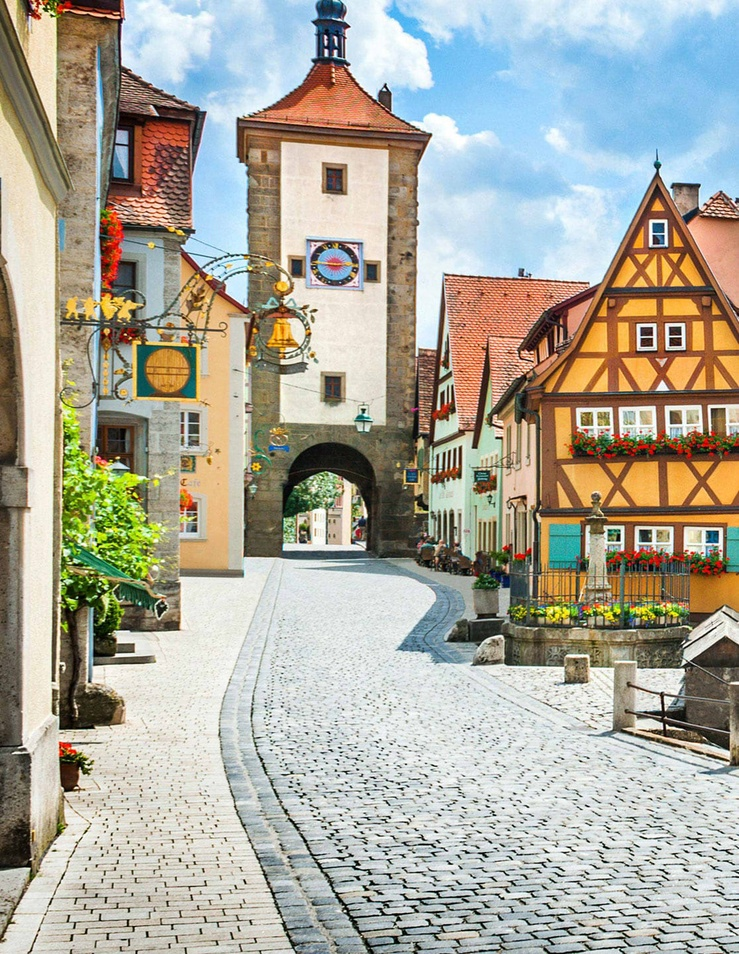
#> input picture left/001.jpg, 739 x 954 px, shrunk from 1116 x 1440 before the run; its folder holds only this picture in this run
$ python imst0519.py
#> lines starting #> are read from the running program, lines starting #| are printed output that depends on the picture; after the words box and inside, x2 and y2 are one past the last pixel; in counts of white or black regions, pixels touching at a corner belong together
import cv2
import numpy as np
import os

LEFT_DIR = "left"
RIGHT_DIR = "right"
RESULT_DIR = "411285047-4"
os.makedirs(RESULT_DIR, exist_ok=True)
overlap_file = open(os.path.join(RESULT_DIR, "overlap.txt"), "w")
filenames = sorted(os.listdir(LEFT_DIR))

sift = cv2.SIFT_create()
FLANN_INDEX_KDTREE = 1
flann = cv2.FlannBasedMatcher(dict(algorithm=FLANN_INDEX_KDTREE, trees=5), dict(checks=50))

for name in filenames:
    left_img_path = os.path.join(LEFT_DIR, name)
    right_img_path = os.path.join(RIGHT_DIR, name)

    if not os.path.exists(right_img_path):
        continue

    img1 = cv2.imread(left_img_path)
#> img1 is the input picture: shape (954, 739, 3); mean B, G, R 156.4, 168.8, 171.2
    img2 = cv2.imread(right_img_path)

    kp1, des1 = sift.detectAndCompute(img1, None)
#> kp1 = 6731 keypoints; strongest (x, y, size): (368, 794, 1.8), (312, 771, 1.9), (436, 832, 1.9), (686, 852, 2)
    kp2, des2 = sift.detectAndCompute(img2, None)
#> kp2 has the same summary as kp1
    matches = flann.knnMatch(des1, des2, k=2)
#> matches = 6731 matches
    good = [m for m, n in matches if m.distance < 0.75 * n.distance]
#> good = 6731 matches

    if len(good) < 4:
        print(f"Not enough matches for {name}")
        continue

    src_pts = np.float32([kp1[m.queryIdx].pt for m in good]).reshape(-1, 1, 2)
    dst_pts = np.float32([kp2[m.trainIdx].pt for m in good]).reshape(-1, 1, 2)
    H, _ = cv2.findHomography(dst_pts, src_pts, cv2.RANSAC, 5.0)
#> H = [[1, -1.53e-15, -7.71e-13], [7.75e-15, 1, -1.9e-12], [1.44e-17, -4.04e-18, 1]]

    h1, w1 = img1.shape[:2]
#> h1 = 954; w1 = 739
    h2, w2 = img2.shape[:2]
#> h2 = 954; w2 = 739

    # ➤ 計算變換後右圖的範圍（建立大畫布）
    corners_img2 = np.float32([[0,0], [w2,0], [w2,h2], [0,h2]]).reshape(-1,1,2)
#> corners_img2 = [[0, 0], [739, 0], [739, 954], [0, 954]]
    transformed_corners = cv2.perspectiveTransform(corners_img2, H)
#> transformed_corners = [[-7.71e-13, -1.9e-12], [739, 3.82e-12], [739, 954], [-2.23e-12, 954]]
    all_corners = np.concatenate((transformed_corners, np.float32([[0,0],[w1,0],[w1,h1],[0,h1]]).reshape(-1,1,2)))
#> all_corners = [[-7.71e-13, -1.9e-12], [739, 3.82e-12], [739, 954], [-2.23e-12, 954], [0, 0], [739, 0], [739, 954], [0, 954]]
    [xmin, ymin] = np.int32(all_corners.min(axis=0).ravel())
#> xmin = 0; ymin = 0
    [xmax, ymax] = np.int32(all_corners.max(axis=0).ravel())
#> xmax = 739; ymax = 954

    shift = np.array([[-xmin, -ymin]])
#> shift = [[0, 0]]
    canvas_size = (xmax - xmin, ymax - ymin)
#> canvas_size = (739, 954)
    translation = np.array([[1, 0, shift[0][0]], [0, 1, shift[0][1]], [0, 0, 1]])
#> translation = [[1, 0, 0], [0, 1, 0], [0, 0, 1]]
    H_shifted = translation @ H
#> H_shifted has the same summary as H

    # ➤ 拼接圖
    result_img = cv2.warpPerspective(img2, H_shifted, canvas_size)
    result_img[shift[0][1]:shift[0][1]+h1, shift[0][0]:shift[0][0]+w1] = img1

    # ➤ warp 白色遮罩來表示右圖實際出現的區域
    right_mask = np.ones((h2, w2), dtype=np.uint8) * 255
    warped_mask = cv2.warpPerspective(right_mask, H_shifted, canvas_size)
#> warped_mask: shape (954, 739); every value is 255

    # ➤ 裁切黑邊
    gray = cv2.cvtColor(result_img, cv2.COLOR_BGR2GRAY)
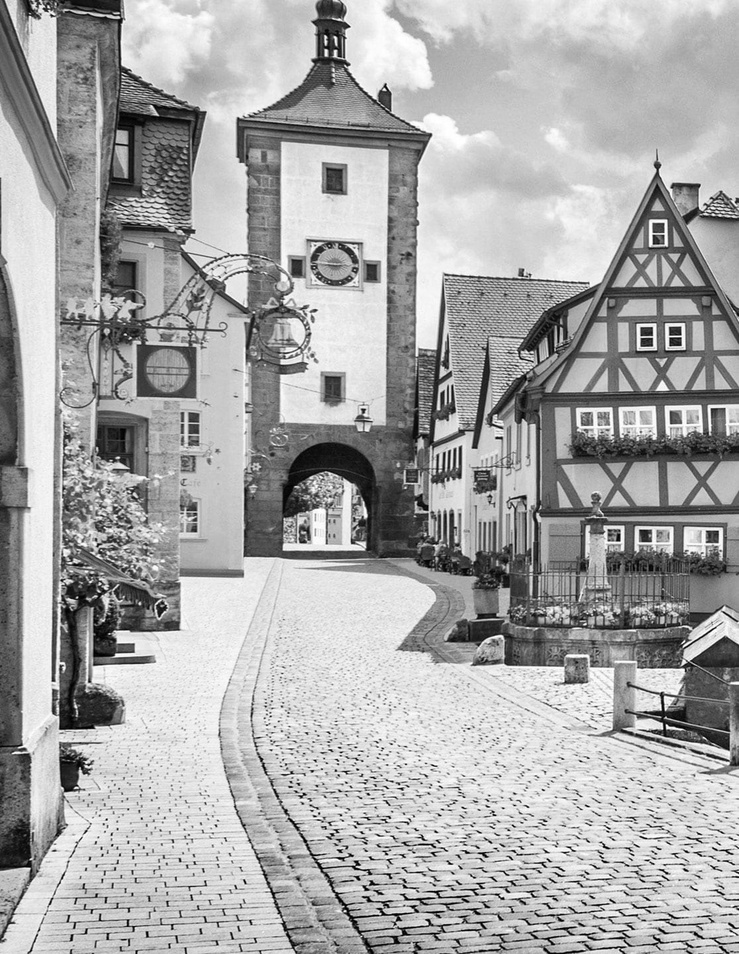
#> gray: shape (954, 739); min 0, max 255, mean 168.1
    _, mask = cv2.threshold(gray, 1, 255, cv2.THRESH_BINARY)
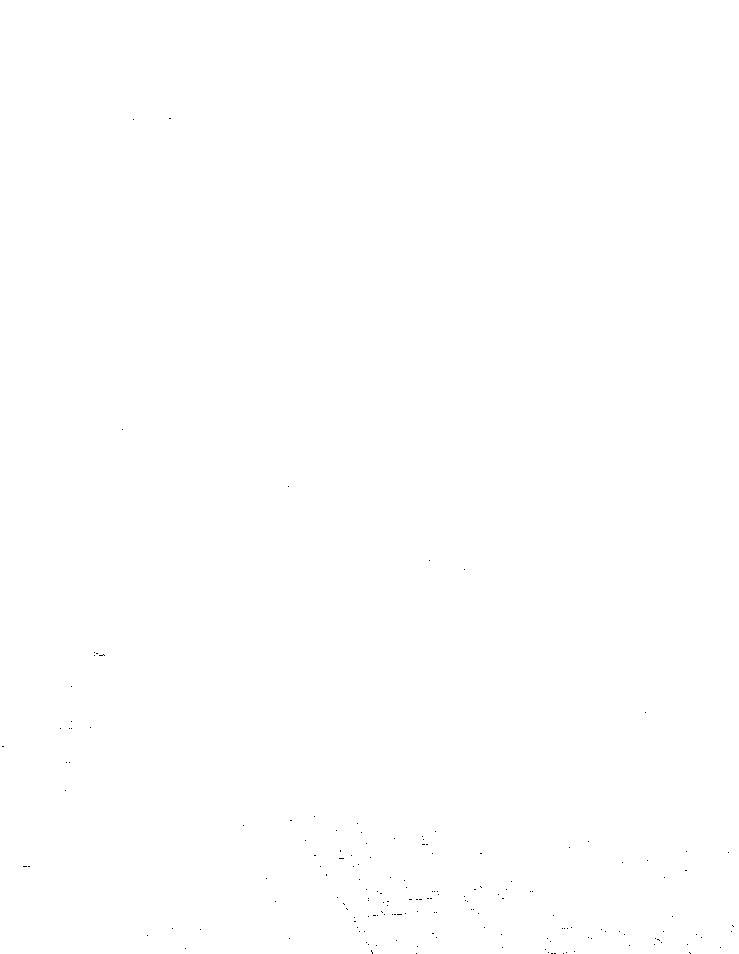
#> mask: shape (954, 739); 100% white; black in thin lines or dots, all inside (x1, y1, x2, y2) = (2, 118, 734, 954)
    x, y, w, h = cv2.boundingRect(mask)
#> x = 0; y = 0; w = 739; h = 954
    cropped_result = result_img[y:y+h, x:x+w]
    cropped_mask = warped_mask[y:y+h, x:x+w]

    contours, _ = cv2.findContours(cropped_mask, cv2.RETR_EXTERNAL, cv2.CHAIN_APPROX_SIMPLE)
#> contours = [[[0, 0], [0, 953], [738, 953], [738, 0]]]
    if len(contours) == 0:
        print(f"No contour found for {name}")
        continue

    # 取最大輪廓（有時可能有雜訊）
    contour = max(contours, key=cv2.contourArea)
#> contour = [[0, 0], [0, 953], [738, 953], [738, 0]]

    # 擬合四邊形（可調 epsilon 決定簡化程度）
    epsilon = 0.02 * cv2.arcLength(contour, True)
#> epsilon = 67.64
    approx = cv2.approxPolyDP(contour, epsilon, True)
#> approx = [[0, 0], [0, 953], [738, 953], [738, 0]]

    if len(approx) != 4:
        print(f"Contour is not a quadrilateral for {name}, got {len(approx)} points")
        continue

    # 排序為：左上、右上、右下、左下（根據 y 再 x 排序）
    approx = approx.reshape(-1, 2)
    sorted_pts = sorted(approx, key=lambda pt: (pt[1], pt[0]))  # sort by y, then x
#> sorted_pts = [[0, 0], [738, 0], [0, 953], [738, 953]]

    # 額外排序成順時針順序（如果你希望明確）
    def order_clockwise(pts):
        center = np.mean(pts, axis=0)
#> center = [369, 476.5]
        return sorted(pts, key=lambda pt: -np.arctan2(pt[1]-center[1], pt[0]-center[0]))
    pts_ordered = order_clockwise(sorted_pts)
#> pts_ordered = [[0, 953], [738, 953], [738, 0], [0, 0]]

    line = f"{os.path.splitext(name)[0]}"
    for pt in pts_ordered:
        line += f" {pt[1]} {pt[0]}"  # y x
#> this loop made 4 passes
#> (pt, line) on passes 1 to 2: ([0, 953], '001 953 0'), ([738, 953], '001 953 0 953 738')
#> line on passes 3 to 4: '001 953 0 953 738 0 738', '001 953 0 953 738 0 738 0 0'
    line += "\n"

    overlap_file.write(line)

    # ➤ 儲存結果圖
    result_path = os.path.join(RESULT_DIR, name)
    cv2.imwrite(result_path, cropped_result)

overlap_file.close()
print("✅ 全部完成")

$ run again, on left/002.jpg
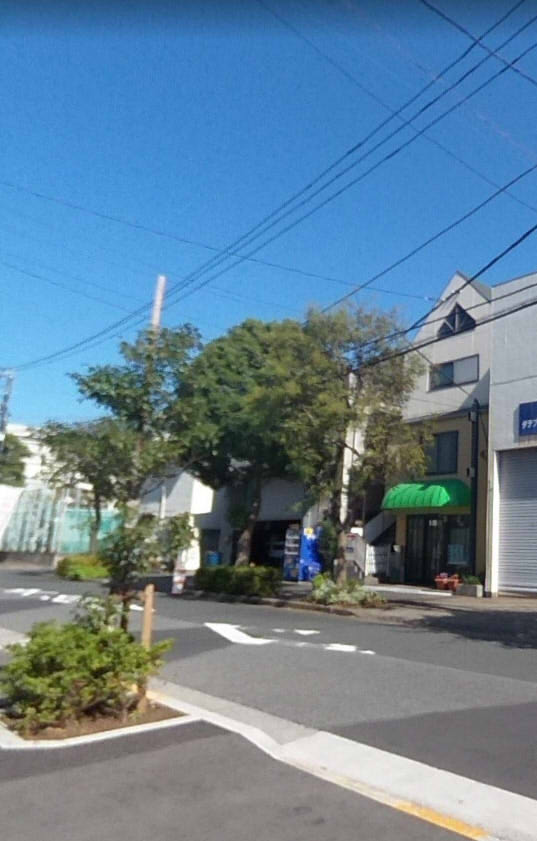
#> input picture left/002.jpg, 537 x 841 px
#> img1 is the input picture: shape (841, 537, 3); mean B, G, R 150, 129, 100.4
#> kp1 = 2876 keypoints; strongest (x, y, size): (190, 559, 15.8), (199, 498, 22.8), (358, 531, 6.4), (354, 530, 4.4)
#> kp2 has the same summary as kp1
#> matches = 2876 matches
#> src_pts = 2876 rows, first 8: [2.52, 414.7], [2.6, 416.3], [2.61, 723.3], [3.72, 369.3], [4.34, 681.6], [4.93, 543.5], [4.94, 746], [4.94, 722]
#> dst_pts has the same summary as src_pts
#> H = [[1, -1.53e-15, 1.2e-12], [-5.02e-15, 1, 2.19e-12], [-1.01e-17, -4.87e-18, 1]]
#> transformed_corners = [[1.2e-12, 2.19e-12], [537, -5.1e-13], [537, 841], [-7.97e-14, 841]]
#> all_corners = [[1.2e-12, 2.19e-12], [537, -5.1e-13], [537, 841], [-7.97e-14, 841], [0, 0], [537, 0], [537, 841], [0, 841]]
#> xmin = 0
#> xmax = 537; ymax = 841
#> shift = [[0, 0]]
#> canvas_size = (537, 841)
#> translation = [[1, 0, 0], [0, 1, 0], [0, 0, 1]]
#> H_shifted has the same summary as H
#> warped_mask: shape (841, 537); every value is 255
#> `gray = cv2.cvtColor(result_img, cv2.COLOR_BGR2GRAY)`:
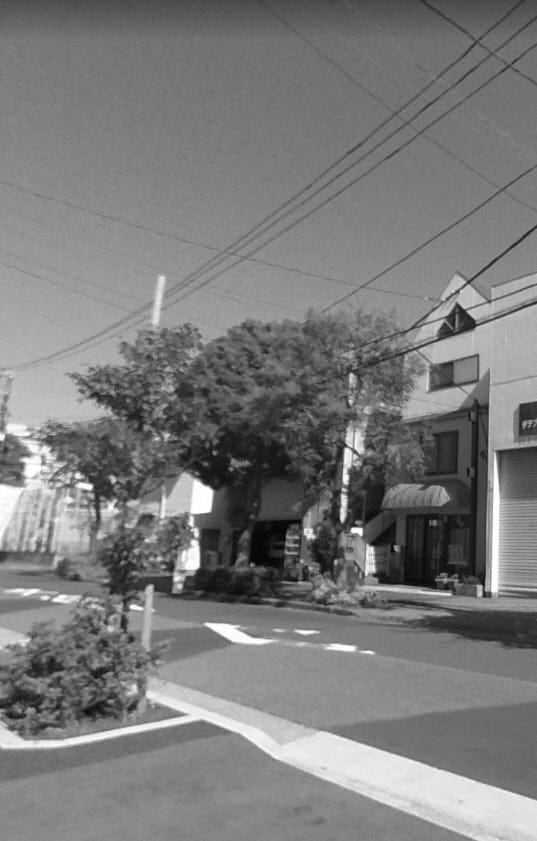
#> gray: shape (841, 537); min 0, max 255, mean 122.9
#> mask: shape (841, 537); 100% white; black in thin lines or dots, all inside (x1, y1, x2, y2) = (281, 528, 394, 552)
#> x = 0; w = 537; h = 841
#> contours = [[[0, 0], [0, 840], [536, 840], [536, 0]]]
#> contour = [[0, 0], [0, 840], [536, 840], [536, 0]]
#> epsilon = 55.04
#> approx = [[0, 0], [0, 840], [536, 840], [536, 0]]
#> sorted_pts = [[0, 0], [536, 0], [0, 840], [536, 840]]
#> center = [268, 420]
#> pts_ordered = [[0, 840], [536, 840], [536, 0], [0, 0]]
#> the loop `for pt in pts_ordered:` made 4 passes
#> (pt, line) on passes 1 to 2: ([0, 840], '002 840 0'), ([536, 840], '002 840 0 840 536')

$ run again, on left/003.jpeg
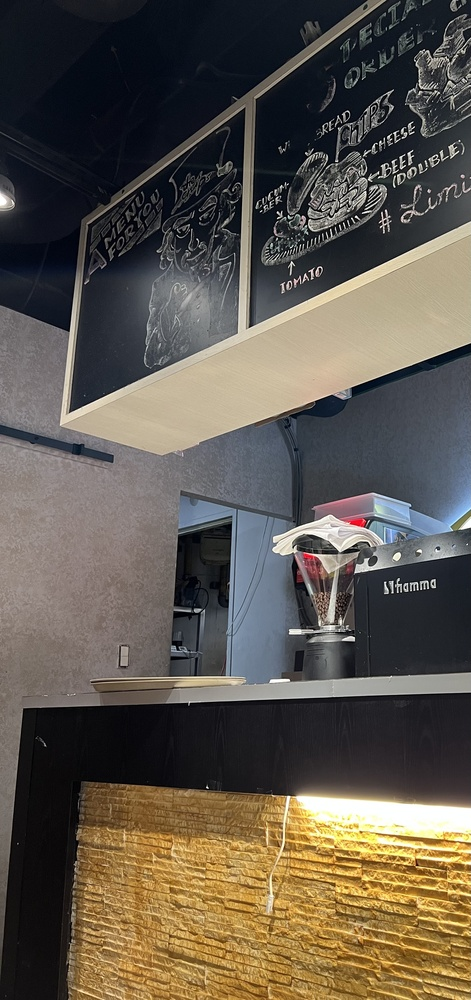
#> input picture left/003.jpeg, 471 x 1000 px, shrunk from 1899 x 4032 before the run
#> img1 is the input picture: shape (1000, 471, 3); mean B, G, R 77.1, 87, 94
#> kp1 = 2219 keypoints; strongest (x, y, size): (395, 133, 1.9), (393, 162, 2.1), (388, 137, 1.9), (398, 580, 1.9)
#> kp2 has the same summary as kp1
#> matches = 2219 matches
#> src_pts = 2219 rows, first 8: [6.19, 194], [12.46, 308.4], [16.13, 722.7], [16.79, 442.4], [17.05, 427.1], [20.21, 196.1], [24.15, 709.5], [37.23, 721.6]
#> dst_pts has the same summary as src_pts
#> H = [[1, 1.38e-15, -1.14e-12], [6.42e-15, 1, -2.02e-12], [1.07e-17, 4.95e-18, 1]]
#> transformed_corners = [[-1.14e-12, -2.02e-12], [471, 1e-12], [471, 1000], [2.39e-13, 1000]]
#> all_corners = [[-1.14e-12, -2.02e-12], [471, 1e-12], [471, 1000], [2.39e-13, 1000], [0, 0], [471, 0], [471, 1000], [0, 1000]]
#> xmin = 0
#> xmax = 471; ymax = 1000
#> shift = [[0, 0]]
#> canvas_size = (471, 1000)
#> translation = [[1, 0, 0], [0, 1, 0], [0, 0, 1]]
#> H_shifted has the same summary as H
#> warped_mask: shape (1000, 471); every value is 255
#> `gray = cv2.cvtColor(result_img, cv2.COLOR_BGR2GRAY)`:
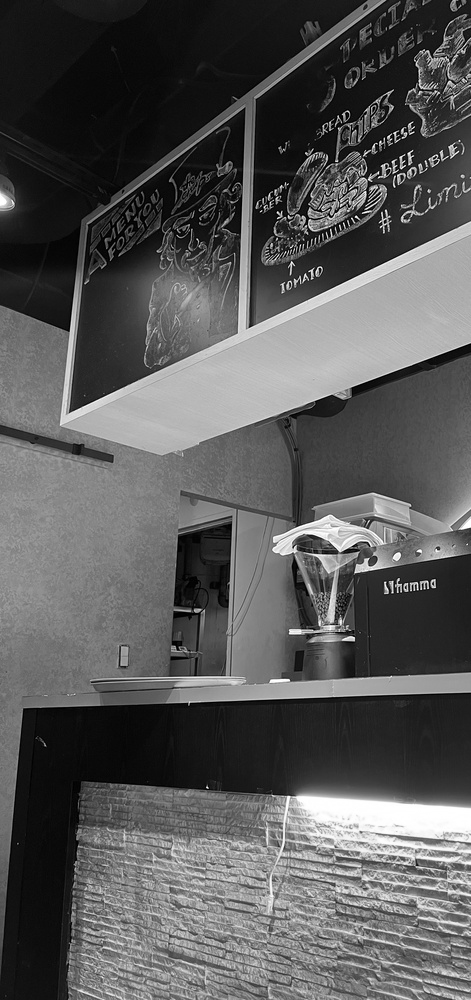
#> gray: shape (1000, 471); min 0, max 255, mean 88
#> `_, mask = cv2.threshold(gray, 1, 255, cv2.THRESH_BINARY)`:
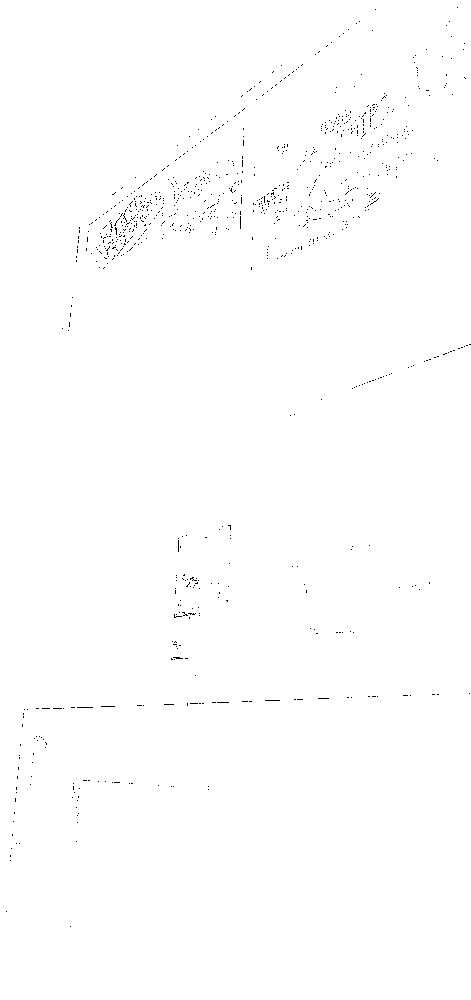
#> mask: shape (1000, 471); 99.6% white; black in thin lines or dots
#> x = 0; w = 471; h = 1000
#> contours = [[[0, 0], [0, 999], [470, 999], [470, 0]]]
#> contour = [[0, 0], [0, 999], [470, 999], [470, 0]]
#> epsilon = 58.76
#> approx = [[0, 0], [0, 999], [470, 999], [470, 0]]
#> sorted_pts = [[0, 0], [470, 0], [0, 999], [470, 999]]
#> center = [235, 499.5]
#> pts_ordered = [[0, 999], [470, 999], [470, 0], [0, 0]]
#> the loop `for pt in pts_ordered:` made 4 passes
#> (pt, line) on passes 1 to 2: ([0, 999], '003 999 0'), ([470, 999], '003 999 0 999 470')
